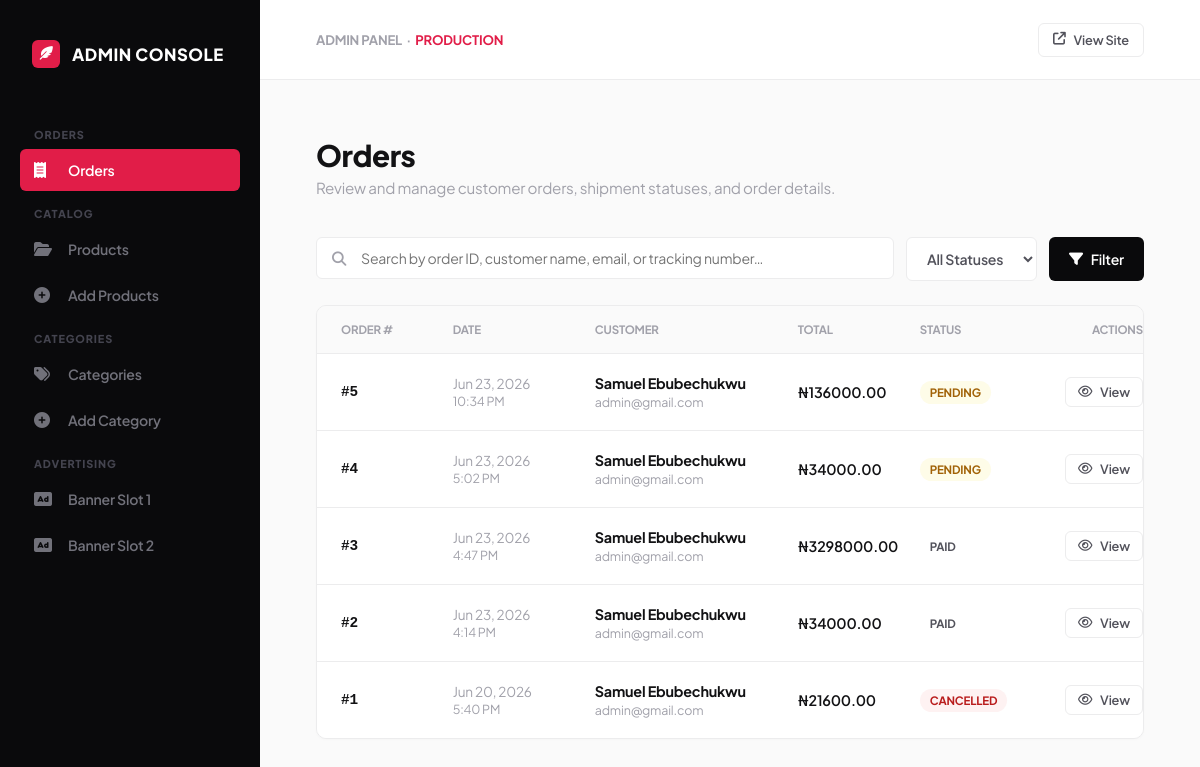
/admin-dashboard/ (signed in), run on an earlier commit of the app's database.
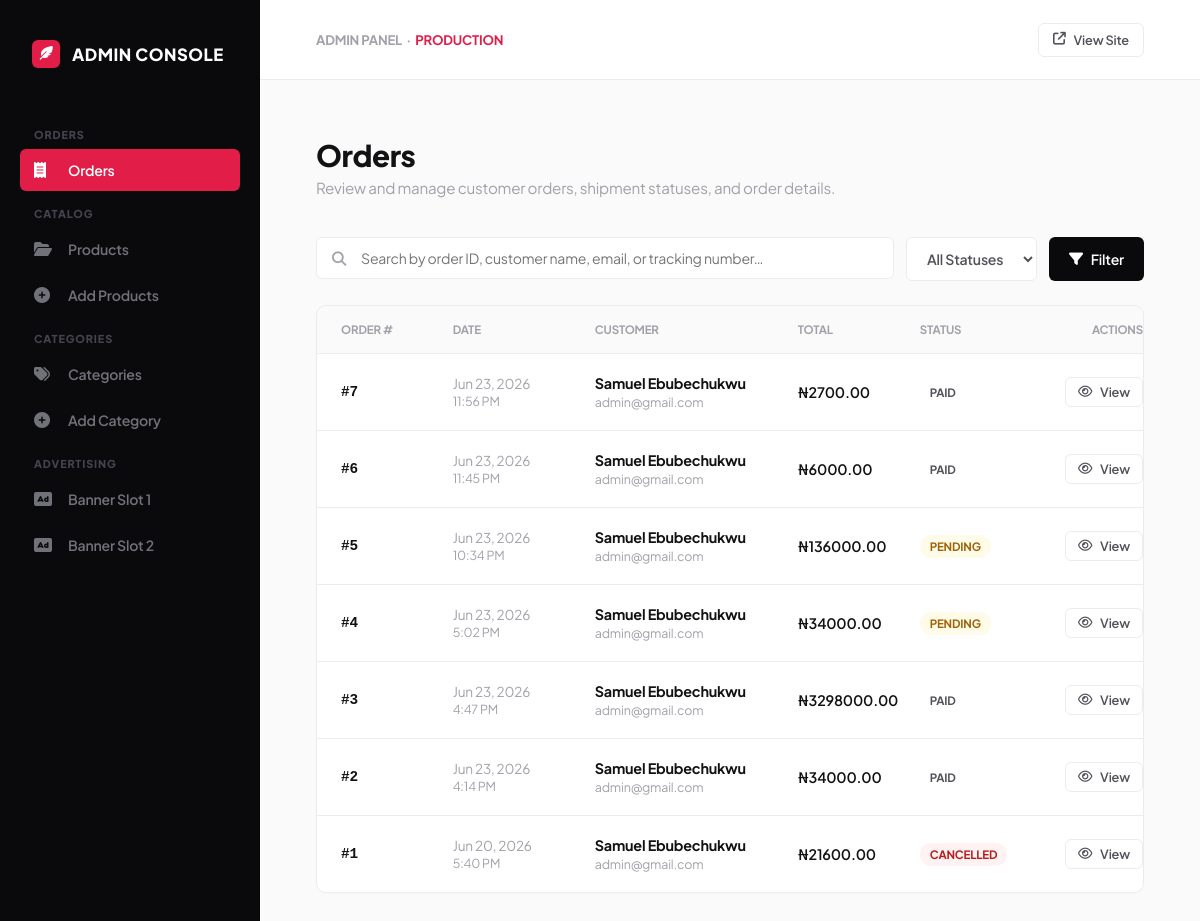
And on a later commit of the database.
### ecommerce/models.py (models this page shows, shortened)
class Order(models.Model):
    STATUS_CHOICES = [
        ('pending', 'Pending'),
        ('paid', 'Paid'),
        ('shipped', 'Shipped'),
        ('delivered', 'Delivered'),
        ('cancelled', 'Cancelled'),
        ('refunded', 'Refunded'),
    ]
    user = models.ForeignKey(User, on_delete=models.CASCADE, related_name='orders')
    shipping_address = models.ForeignKey(
        ShippingAddress, on_delete=models.SET_NULL,
        null=True, blank=True, related_name='orders'
    )
    shipping_address_snapshot = models.TextField(
        blank=True, help_text="Backup text in case shipping address is deleted"
    )
    status = models.CharField(max_length=20, choices=STATUS_CHOICES, default='pending')
    total = models.DecimalField(max_digits=12, decimal_places=2, default=0)
    billing_address = models.TextField(blank=True)
    tracking_number = models.CharField(max_length=255, blank=True)
    tx_ref = models.CharField(max_length=100, unique=True, blank=True, null=True)
    flw_transaction_id = models.CharField(max_length=100, blank=True, null=True)
    created_at = models.DateTimeField(auto_now_add=True)
    updated_at = models.DateTimeField(auto_now=True)
    class Meta:
        ordering = ['-created_at']

class User(AbstractUser):
    email = models.EmailField(unique=True)

### ecommerce/views.py (the view, shortened to what this page needs)
# urls.py: path('admin-dashboard/', admin_dashboard, name='admin_dashboard'),
@login_required(login_url="accounts:account")
def admin_dashboard(request):
    context = {}
    tab = request.GET.get('tab', 'orders')  # Default tab
    orders_qs = Order.objects.select_related('user', 'shipping_address').prefetch_related('items__product', 'items__product_size')
    order_search = request.GET.get('order_search', '')
    order_status = request.GET.get('order_status', 'all')
    if order_status and order_status != 'all':
        orders_qs = orders_qs.filter(status=order_status)
    orders_qs = orders_qs.order_by('-created_at')
    orders_paginator = Paginator(orders_qs, 10)
    orders_page_num = request.GET.get('orders_page', 1)
    orders_page = orders_paginator.get_page(orders_page_num)
    products_qs = Product.objects.select_related('category').prefetch_related('images', 'sizes')
    product_search = request.GET.get('product_search', '')
    product_category = request.GET.get('product_category', '')
    product_visibility = request.GET.get('product_visibility', '')
    if product_search:
        products_qs = products_qs.filter(
            Q(name__icontains=product_search) |
            Q(sku__icontains=product_search) |
            Q(slug__icontains=product_search)
        )
    if product_category:
        products_qs = products_qs.filter(category_id=product_category)
    products_qs = products_qs.order_by('-created_at')
    products_paginator = Paginator(products_qs, 10)
    products_page_num = request.GET.get('products_page', 1)
    products_page = products_paginator.get_page(products_page_num)
    categories_qs = Category.objects.all().order_by('sort_order', 'name')
    category_search = request.GET.get('category_search', '')
    if category_search:
        categories_qs = categories_qs.filter(name__icontains=category_search)
    categories_paginator = Paginator(categories_qs, 15)
    categories_page_num = request.GET.get('categories_page', 1)
    categories_page = categories_paginator.get_page(categories_page_num)
    view_order_id = request.GET.get('view_order')
    view_order = None
    edit_category_id = request.GET.get('edit_category')
    edit_category_obj = None
    if edit_category_id:
        try:
            edit_category_obj = Category.objects.get(pk=edit_category_id)
        except Category.DoesNotExist:
            pass
    context = {
        'active_tab': tab,
        'orders': orders_page,
        'order_search': order_search,
        'order_status': order_status,
        'order_status_choices': Order.STATUS_CHOICES,
        'products': products_page,
        'product_search': product_search,
        'product_category': product_category,
        'product_visibility': product_visibility,
        'categories_for_filter': Category.objects.all().order_by('name'),
        'product_visibility_options': [
            ('active', 'Active State Only'),
            ('inactive', 'Inactive State Only'),
            ('featured', 'Featured Status Only'),
            ('not_featured', 'Non-Featured Rows Only'),
            ('featured_active', 'Featured & Active Mix'),
            ('featured_inactive', 'Featured & Inactive Mix'),
            ('out_of_stock', 'Global Out of Stock Pool'),
            ('variant_out', 'Sizes Variant Out of Stock'),
        ],
        'categories': categories_page,
        'category_search': category_search,
        'edit_category_obj': edit_category_obj,
        'view_order': view_order,
    }
    return render(request, 'Admin/admin.html', context)

### cart/cart.py (called while the page is built)
    def total_quantities(self):
        total = 0
        for item in self.cart.values():
            if 'quantity' in item and 'quantity' in item['quantity']:
                total += item['quantity']['quantity']
        return total

### cart/context_processors.py (called while the page is built)
def cart_quantity(request):
    cart = Cart(request)
    return {'cart_qty': cart.total_quantities()}

### ecommerce/context_processors.py (called while the page is built, shortened)
def categories(request):
    active_children = Category.objects.filter(is_active=True)
    top_level = Category.objects.filter(
        parent=None,
        is_active=True
    ).prefetch_related(
        Prefetch('children', queryset=active_children)
    )
    return {'categories': top_level}

def currency(request):
    code = request.session.get('currency', 'NGN')
    rate = 1
    return {
        'current_currency': code,
        'current_currency_symbol': CURRENCY_SYMBOLS.get(code, '₦'),
        'current_currency_rate': rate,
    }

### ecommerce/models.py (called while the page is built)
    @property
    def primary_image(self):
        key_img = self.images.filter(is_key=True).first()
        if key_img:
            return key_img.image_url
        first_img = self.images.first()
        return first_img.image_url if first_img else None

### templates/Admin/admin.html (shortened to what the changed rows need)
{% load static %}
<!DOCTYPE html>
<html lang="en">
<head>
    <link rel="stylesheet" href="https://cdnjs.cloudflare.com/ajax/libs/font-awesome/6.4.0/css/all.min.css">
</head>
<body>
<div class="main-wrapper">
    <main>
        <section id="tab-orders" class="page-content-pane {% if active_tab == 'orders' or not active_tab %}active-view{% endif %}">
            <div class="view-title-block">
                <h1>Orders</h1>
            </div>
            <div class="modern-list-container">
                {% for order in orders %}
                <div class="list-row-item orders-grid">
                    <div class="text-title font-mono">#{{ order.id }}</div>
                    <div style="font-size:0.85rem; color:var(--text-muted);">{{ order.created_at|date:"M d, Y" }}<br><span style="font-size:0.78rem;">{{ order.created_at|time:"g:i A" }}</span></div>
                    <div>
                        <strong style="color:var(--text-title);">{{ order.user.get_full_name|default:order.user.username }}</strong><br>
                        <span style="font-size:0.78rem; color:var(--text-muted);">{{ order.user.email }}</span>
                    </div>
                    <div style="font-weight:600; color:var(--text-title);">₦{{ order.total|floatformat:2 }}</div>
                    <div>
                        <span class="status-pill
                            {% if order.status == 'pending' %}pill-yellow
                            {% elif order.status == 'processing' %}pill-blue
                            {% elif order.status == 'shipped' %}pill-purple
                            {% elif order.status == 'delivered' %}pill-green
                            {% elif order.status == 'cancelled' %}pill-red
                            {% elif order.status == 'refunded' %}pill-dark
                            {% endif %}">
                            {{ order.get_status_display }}
                        </span>
                    </div>
                    <div style="text-align:right; display:flex; gap:6px; justify-content:flex-end; flex-wrap:wrap;">
                        <a href="{% url 'ecommerce:admin_dashboard' %}?tab=orders&view_order={{ order.id }}"
                           class="action-btn action-btn-secondary" style="padding:6px 12px; font-size:0.8rem;">
                            <i class="fa-regular fa-eye"></i> View
                        </a>
                    </div>
                </div>
                {% empty %}
                <div class="empty-state">
                    <i class="fa-solid fa-box-open"></i>
                    <h3>No orders found</h3>
                    <p>{% if order_search or order_status != 'all' %}Try adjusting your filters.{% else %}Orders will appear here once customers place them.{% endif %}</p>
                </div>
                {% endfor %}
            </div>
        </section>
    </main>
</div>
</body>
</html>

What changed in the data, as far as the page shows it:
added Order: id "7", created_at "Jun 23, 2026", created_at "11:56 PM", user.get_full_name "Samuel Ebubechukwu", user.email "admin@gmail.com", total "2700.00", status "PAID"
added Order: id "6", created_at "Jun 23, 2026", created_at "11:45 PM", user.get_full_name "Samuel Ebubechukwu", user.email "admin@gmail.com", total "6000.00", status "PAID"
